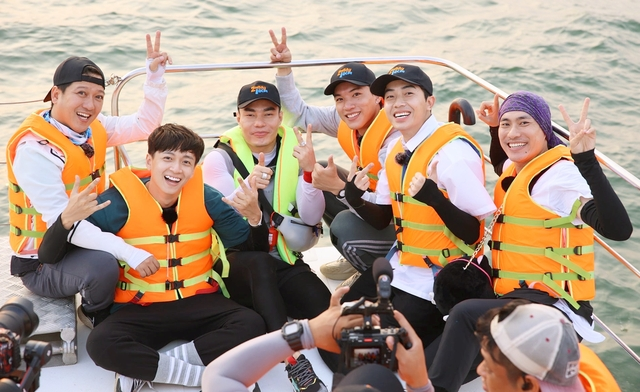
#> input picture cast2n1d.jpg, 640 x 392 px
$ python face_detection_image.py
#> lines starting #> are read from the running program, lines starting #| are printed output that depends on the picture
import numpy as np
import cv2
import matplotlib.pyplot as plt

# Reading the image
image = cv2.imread('./cast2n1d.jpg')
#> image is the input picture: shape (392, 640, 3); mean B, G, R 132.7, 149.3, 169.3

if image is None:
    print("Error: Image not found or unable to read.")
else:
    print("Image loaded successfully.")

# Cho hinh anh lon hon
scale_factor = 2
width = int(image.shape[1] * scale_factor)
#> width = 1280
height = int(image.shape[0] * scale_factor)
#> height = 784
dim = (width, height)
#> dim = (1280, 784)

#
resized_image = cv2.resize(image, dim, interpolation=cv2.INTER_LINEAR)

# Converting image to grayscale
gray_img = cv2.cvtColor(resized_image, cv2.COLOR_BGR2GRAY)
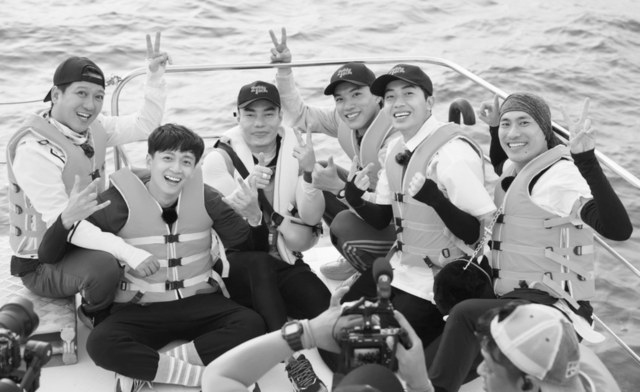
#> gray_img: shape (784, 1280) (shown at 1/2 size); min 7, max 254, mean 153.3

# Loading the required haar-cascade xml classifier file
haar_cascade = cv2.CascadeClassifier('./haarcascade_frontalface_default.xml')

# Applying the face detection method on the grayscale image
faces_rect = haar_cascade.detectMultiScale(gray_img, scaleFactor=1.1, minNeighbors=9)
#> faces_rect = [[757, 158, 90, 90], [127, 154, 96, 96], [469, 192, 99, 99], [983, 209, 99, 99], [295, 277, 112, 112]]

# Iterating through rectangles of detected faces
for (x, y, w, h) in faces_rect:
	cv2.rectangle(resized_image, (x, y), (x+w, y+h), (0, 255, 0), 2)
#> this loop made 5 passes
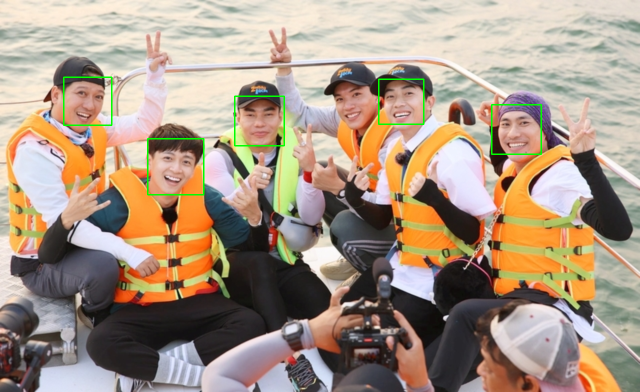
#> resized_image: shape (784, 1280, 3) (shown at 1/2 size); mean B, G, R 132, 150, 168.3

# Display the resized image with detected faces
cv2.imshow('Detected faces', resized_image)

cv2.waitKey(0)
